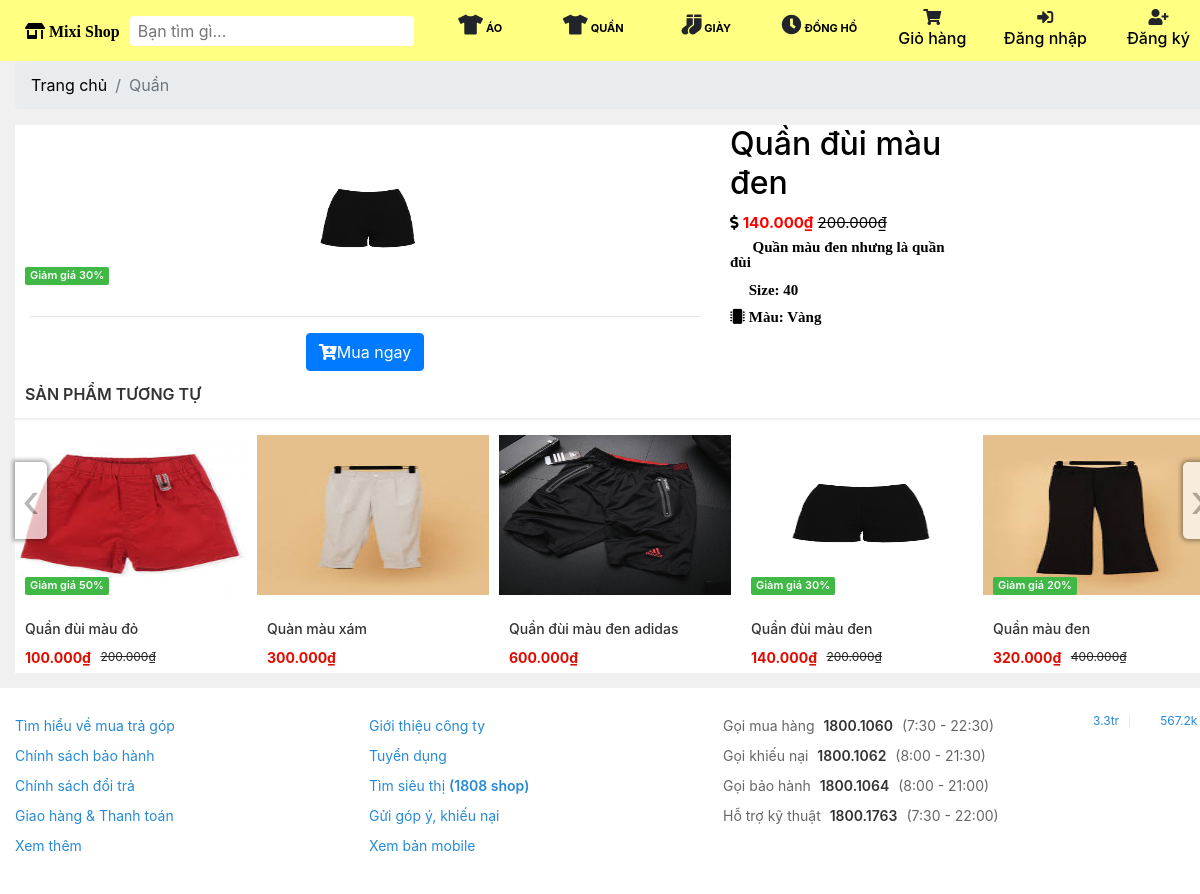
The app's page /doanchuyennganh/chi-tiet-san-pham.php?id=7 with its own data.
### tables this page shows
CREATE TABLE `category` (
  `id` int(11) NOT NULL,
  `name` varchar(100) DEFAULT NULL,
  `slug` varchar(100) DEFAULT NULL,
  `images` varchar(100) DEFAULT NULL,
  `banner` varchar(100) DEFAULT NULL,
  `active` tinyint(4) DEFAULT 0,
  `status` tinyint(4) DEFAULT 1,
  `class` varchar(100) NOT NULL,
  `created_at` timestamp NOT NULL DEFAULT current_timestamp(),
  `updated_at` timestamp NOT NULL DEFAULT current_timestamp() ON UPDATE current_timestamp()
);

CREATE TABLE `product` (
  `id` int(11) NOT NULL,
  `name` varchar(100) DEFAULT NULL,
  `slug` varchar(100) DEFAULT NULL,
  `price` int(11) DEFAULT NULL,
  `sale` tinyint(4) DEFAULT 0,
  `thunbar` varchar(100) DEFAULT NULL,
  `category_id` int(11) DEFAULT NULL,
  `pay` int(11) DEFAULT 0,
  `content` text DEFAULT NULL,
  `number` int(11) NOT NULL DEFAULT 0,
  `head` int(11) DEFAULT 0,
  `view` int(11) DEFAULT 0,
  `hot` tinyint(4) DEFAULT 0,
  `created_at` timestamp NULL DEFAULT NULL,
  `updated_at` timestamp NULL DEFAULT NULL ON UPDATE current_timestamp()
);

### doanchuyennganh/lib/funtion.php (called while the page is built, shortened)
<?php
function getInput($string)
{
    return isset($_GET[$string]) ? $_GET[$string] : '';
}
function base_url()
{
    return $url = "http://localhost:8080/cuoiky/";
}
function uploads()
{
    return base_url() . "public/uploads/";
}
function fomatPrice($number)
{
    $number = intval($number);
    return number_format($number, 0, ",", ".");
}
function formatPriceSale($number, $sale)
{
    $number = intval($number);
    $sale = intval($sale);
    $price = $number * (100 - $sale) / 100;
    return fomatPrice($price);
}

### doanchuyennganh/lib/database.php (called while the page is built, shortened)
<?php
class Database
{
    public $link;
    public function __construct()
    {
        $this->link = mysqli_connect("localhost:3306", "root", "", "cuoiky") or die();
        mysqli_set_charset($this->link, "utf8");
    }
    public function fetchsql($sql)
    {
        $result = mysqli_query($this->link, $sql) or die("Lỗi  truy vấn sql " . mysqli_error($this->link));
        $data = [];
        if ($result) {
            while ($num = mysqli_fetch_assoc($result)) {
                $data[] = $num;
            }
        }
        return $data;
    }
    public function fetchID($table, $id)
    {
        $sql = "SELECT * FROM {$table} WHERE id = $id ";
        $result = mysqli_query($this->link, $sql) or die("Lỗi  truy vấn fetchID " . mysqli_error($this->link));
        return mysqli_fetch_assoc($result);
    }
    public function fetchAll($table)
    {
        $sql = "SELECT * FROM {$table} WHERE 1";
        $result = mysqli_query($this->link, $sql) or die("Lỗi Truy Vấn fetchAll " . mysqli_error($this->link));
        $data = [];
        if ($result) {
            while ($num = mysqli_fetch_assoc($result)) {
                $data[] = $num;
            }
        }
        return $data;
    }
}

### doanchuyennganh/autoload/autoload.php (called while the page is built, shortened)
<?php
require_once __DIR__ . "/../lib/database.php";
require_once __DIR__ . "/../lib/funtion.php";
$db = new Database;
$category = $db->fetchAll("category");
$product = $db->fetchAll("product");

### doanchuyennganh/chi-tiet-san-pham.php (the view, shortened to what this page needs)
    <?php
require_once __DIR__ . "/autoload/autoload.php";
$id = intval(getInput('id'));
$product = $db->fetchID("product", $id);
$sqlActiveCate = "select name, id from category where id =" . $product['category_id'];
$cateActive = $db->fetchsql($sqlActiveCate);
$cate_id = intval($product['category_id']);
$sql = "select * from product where category_id = $cate_id order by id desc limit 5";
$sanphamkemtheo = $db->fetchsql($sql);
?>
   <?php require_once __DIR__ . "/layouts/header.php";?>
    <div class="container clearfix">
         <ol class="breadcrumb">
          <li class="breadcrumb-item">
            <a style="color: black" href="#">Trang chủ</a>
          </li>
         <?php foreach ($cateActive as $key => $value): ?>
           <li class="breadcrumb-item active"><?php echo $value['name'] ?></li>
          <?php endforeach?>
        </ol>
    </div>
     <section class="shock-product">
        <div class="container">
             <div class="col-md-12 col-md-offset-2">
                <div class="row" id="" style="background-color: white !important">
                    <div class="col-md-7">
                        <?php if ($product['sale'] > 0): ?>
                             <label for="" class="product-shock-price">Giảm giá <?php echo $product['sale'] ?>%</label>
                        <?php endif?>
                        <img src="<?php echo uploads() ?>product/<?php echo $product['thunbar'] ?>" class="product-img hover">
                        <hr>
                       <div class="text-center">
                             <a class="btn btn-primary" href="add-cart.php?id=<?php echo $id ?>"><i class="fa fa-cart-plus"></i>Mua ngay </a>
                       </div>
                    </div>
                    <div class="col-md-5" id="overview">
                        <div class="row">
                            <div class="col-xs-6 col-md-6">
                                <ul class="pb-product-details-ul">
                                    <li><h2><?php echo $product['name'] ?></h2></li>
                                    <li></li>
                                    <li>
                                         <i class="fa fa-usd" aria-hidden="true"></i>
                                        <?php if ($product['sale'] > 0): ?>
                                            <strong style="color: red"> <?php echo formatPriceSale($product['price'], $product['sale']) ?>₫</strong>
                                            <strike><?php echo fomatPrice($product['price']) ?>₫</strike>
                                        <?php else: ?>
                                             <strong style="color: red"><?php echo fomatPrice($product['price']) ?>₫</strong>
                                        <?php endif?>
                                    </li>
                                    <li><span class="fa fa-id-card-o">&nbsp; <?php echo $product['content']; ?></span></li>
                                    <li><span class="fa fa-bluetooth-b">&nbsp;Size: 40</span></li>
                                    <li><span class="fa fa-microchip">&nbsp;Màu: Vàng</span></li>
                                </ul>
                            </div>
                        </div>
                    </div>
                </div>
             </div>
    <section class="shock-product">
         <div class="owl-product1 owl-carousel owl-theme owl-loaded">
              <div class="inner">
                <div class="head">
                     <h2 class="head-title">Sản phẩm tương tự</h2>
                 </div>
                </div>
                <div class="owl-stage-outer">
                    <div class="owl-stage">
                     <?php foreach ($sanphamkemtheo as $item): ?>
                            <div class="owl-item">
                            <div class="item-product">
                                <a href="chi-tiet-san-pham.php?id=<?php echo $item['id'] ?>">
                                    <img src="<?php echo uploads() ?>product/<?php echo $item['thunbar'] ?>" class="product-img hover">
                                    <h3 class="product-title"><?php echo $item['name'] ?></h3>
                                    <div class="product-price">
                                        <?php if ($item['sale'] > 0): ?>
                                            <strong> <?php echo formatPriceSale($item['price'], $item['sale']) ?>₫</strong>
                                            <span><?php echo fomatPrice($item['price']) ?>₫</span>
                                        <?php else: ?>
                                              <strong><?php echo fomatPrice($item['price']) ?>₫</strong>
                                        <?php endif?>
                                    </div>
                                    <?php if ($item['sale'] > 0): ?>
                                    <label for="" class="product-shock-price">Giảm giá <?php echo $item['sale'] ?>%</label>
                                <?php endif?>
                                </a>
                            </div>
                        </div>
                        <?php endforeach?>
                    </div>
                </div>
                <div class="owl-nav">
                    <div class="owl-prev owl-prev-product1">&#8249;</div>
                    <div class="owl-next owl-next-product1">&#8250;</div>
                </div>
       </div>
    </section>
         <link rel="stylesheet" type="text/css" href="http://www.shieldui.com/shared/components/latest/css/light-glow/all.min.css" />
        </div>
        </section>
    <?php require_once __DIR__ . "/layouts/footer.php";?>

### doanchuyennganh/layouts/header.php (shortened to what this page needs)
<!DOCTYPE html>
<html lang="en">
<head>
    <link rel="stylesheet" href="https://stackpath.bootstrapcdn.com/bootstrap/4.3.1/css/bootstrap.min.css">
    <link href="https://stackpath.bootstrapcdn.com/font-awesome/4.7.0/css/font-awesome.min.css" rel="stylesheet">
    <link rel="stylesheet" href="public/frontend/assets/sass/main.css">
    <link rel="stylesheet" href="public/frontend/assets/css/dist/assets/owl.carousel.min.css">
    <link rel="stylesheet" href="public/frontend/assets/css/dist/assets/owl.theme.default.min.css">
    <link href="<?php echo base_url() ?>public/admin/vendor/fontawesome-free/css/all.min.css" rel="stylesheet" type="text/css">
</head>
<body>
         <section class="header" style="background-color: rgb(255, 255, 130)">
                <div class="container">
                    <div class="header-search" style="background-color: rgb(255, 255, 130)">
                        <div>
                            <a href="index.php" class="fas fa-store-alt" style="color:black;font-weight:bold"> Mixi Shop</a>
                        </div>
                         <form class="search-input form-group">
                            <input type="text" class="form-input input-search" placeholder="Bạn tìm gì...">
                            <button class="search-button">
                                <i class="search-icon"></i>
                            </button>
                        </form>
                    </div>
                    <nav class="nav">
                        <ul>
                            <?php foreach ($category as $item): ?>
                                <li class="nav-item">
                                <h3 class="nav-item-title" style="padding-top:10px">
                                    <i class="<?php echo $item['class'] ?>" style="font-size:20px"></i>
                                  <a style="color: black; font-weight: bold;" href="danh-muc-san-pham.php?id=<?php echo $item['id'] ?>">
                                    <?php echo $item['name'] ?></a>
                                </h3>
                                </li>
                            <?php endforeach?>
                             <li class="nav-item" style="text-align: center;">
                                <i class="fa fa-shopping-cart"></i>
                                <h6> <a href="gio-hang.php" style="color: black;"> Giỏ hàng</a></h6>
                            </li>
                            <?php if (isset($_SESSION['name_user'])): ?>
                            <li class="nav-item" style="width: auto; text-align: center;" >
                                    <i  class="fa fa-user"></i>
                                   <div class="dropdown show">
                                        <a style="color: black;" href="" role="button" id="dropdownMenuLink" data-toggle="dropdown" aria-haspopup="true" aria-expanded="false">
                                        <?php echo $_SESSION['name_user']; ?>
                                        </a>
                                      <div class="dropdown-menu" aria-labelledby="dropdownMenuLink">
                                        <a class="dropdown-item" href="#">Thông tin</a>
                                        <a class="dropdown-item" href="dang-xuat.php">Đăng xuất</a>
                                     </div>
                                </div>
                            </li>
                            <?php else: ?>
                                <li class="nav-item" style="text-align: center;">
                                    <i class="fas fa-sign-in-alt"></i>
                                    <h6>
                                       <a href="dang-nhap.php" style="color: black; "> Đăng nhập</a>
                                   </h6>
                               </li>
                              <li class="nav-item" style="text-align: center;">
                                <i  class="fa fa-user-plus"></i>
                                <h6>
                                   <a href="dang-ki.php" style="color: black;"> Đăng ký</a>
                               </h6>
                            </li>
                            <?php endif?>
                        </ul>
                    </nav>
                </div>
            </section>

### records on screen
category: name "ÁO"
category: name "QUẦN", name "Quần"
category: name "GIÀY"
category: name "ĐỒNG HỒ"
product: sale "30", thunbar (picture), name "Quần đùi màu đen", formatPriceSale($product['price'], $product['sale']) "140.000", price "200.000", content "Quần màu đen nhưng là quần đùi", formatPriceSale($item['price'], $item['sale']) "140.000"
product: thunbar (picture), name "Quần đùi màu đỏ", formatPriceSale($item['price'], $item['sale']) "100.000", price "200.000", sale "50"
product: thunbar (picture), name "Quàn màu xám", price "300.000"
product: thunbar (picture), name "Quần đùi màu đen adidas", price "600.000"
product: thunbar (picture), name "Quần màu đen", formatPriceSale($item['price'], $item['sale']) "320.000", price "400.000", sale "20"
